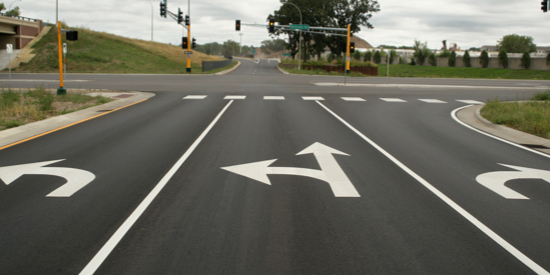
#> input picture Lane detection project/lane3.jpg, 550 x 275 px
$ python detector.py
#> lines starting #> are read from the running program, lines starting #| are printed output that depends on the picture; after the words box and inside, x2 and y2 are one past the last pixel; in counts of white or black regions, pixels touching at a corner belong together
import cv2 as cv
import numpy as np
import matplotlib.image as mpimg
import matplotlib.pyplot as plt

def ROI(img,vertices):
    mask = np.zeros_like(img)
    #channel_count = img.shape[2]
    match_mask_color = 255
    cv.fillPoly(mask, vertices, match_mask_color)
    masked_image = cv.bitwise_and(img, mask)
    return masked_image

def draw_lines(img,lines):
    img = np.copy(img)
    line_image = np.zeros((img.shape[0],img.shape[1],3),dtype=np.uint8)

    for line in lines:
        for x1,y1,x2,y2 in line:
            cv.line(line_image,(x1,y1),(x2,y2),(0,255,0),thickness=4)
    img = cv.addWeighted(img, 0.8, line_image,1,0.0)
    return img

try:
    image = mpimg.imread("lane3.jpg")
#> image is the input picture: shape (275, 550, 3); mean R, G, B 108.1, 107.3, 96.1
except FileNotFoundError as error:
    print("Error opening the file")

height = image.shape[0]
#> height = 275
width = image.shape[1]
#> width = 550
ROI_vertices = [(0, height), (width / 3, height / 3), (width / 1.3, height / 3), (width, height)]


gray = cv.cvtColor(image,cv.COLOR_BGR2GRAY)
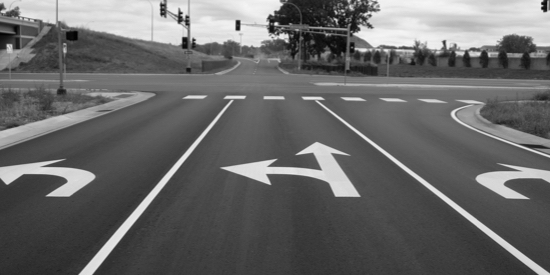
#> gray: shape (275, 550); min 2, max 246, mean 104
canny_image = cv.Canny(gray,100,200)
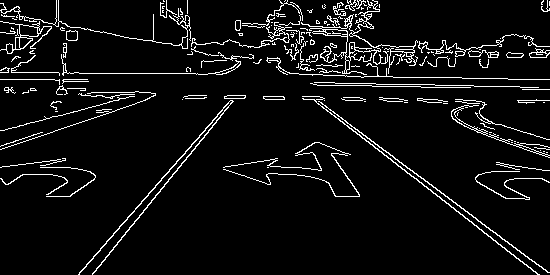
#> canny_image: shape (275, 550); 6.3% white in thin lines or dots
cropped_image = ROI(canny_image, np.array([ROI_vertices], np.int32))
#> in ROI, `cv.fillPoly(mask, vertices, match_mask_color)`:
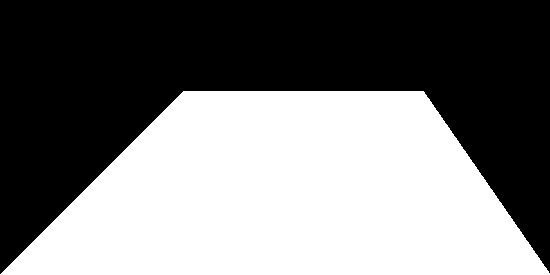
#> mask: shape (275, 550); 48.2% white; 1 white region, box (x1, y1, x2, y2) and area: (0, 91, 550, 275) 72835
#> in ROI, `masked_image = cv.bitwise_and(img, mask)`:
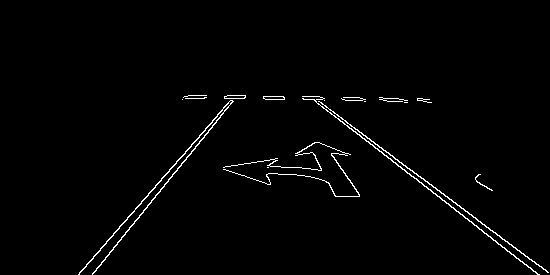
#> masked_image: shape (275, 550); 1.5% white in thin lines or dots, all inside (x1, y1, x2, y2) = (78, 95, 549, 275)

lines = cv.HoughLinesP(cropped_image,
                      rho = 5,
                      theta=np.pi/100,
                      threshold=160,
                      lines=np.array([]),
                      minLineLength=60,
                      maxLineGap=17)
#> lines = [[309, 96, 539, 274], [78, 274, 236, 95], [109, 252, 238, 95], [399, 162, 541, 266], [330, 110, 443, 193], [363, 99, 429, 99], [188, 95, 263, 97], [100, 248, 230, 100]]

output_image = draw_lines(image,lines)
#> the loop in draw_lines, `for line in lines:` made 8 passes
#> after the loop in draw_lines, `for line in lines:`:
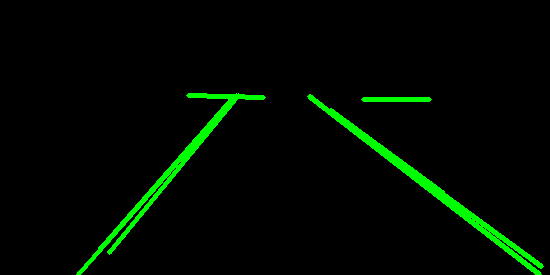
#> line_image: shape (275, 550, 3); mean of channels 0, 1, 2 0, 9.1, 0; drawn as R, G, B
#> in draw_lines, `img = cv.addWeighted(img, 0.8, line_image,1,0.0)`:
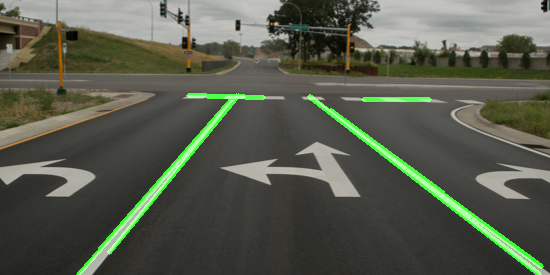
#> img: shape (275, 550, 3); mean R, G, B 86.5, 90.8, 76.9
plt.imshow(output_image)
plt.show()
